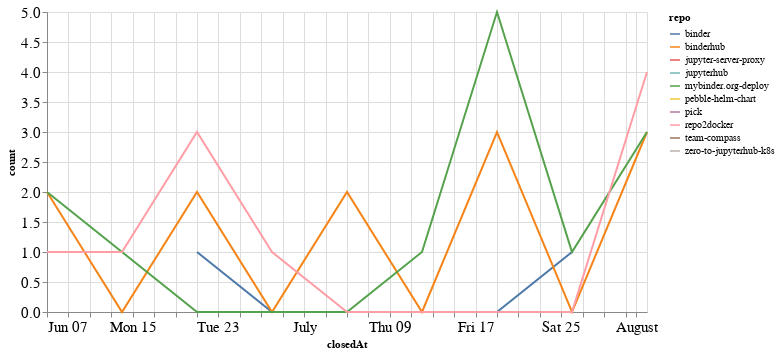

Source (notebook cell):
### Code cell
closed_by_time = closed_by.groupby('repo').resample('W', on='closedAt').count()['author'].reset_index()
closed_by_time = closed_by_time.rename(columns={'author': 'count'})

alt.Chart(closed_by_time, width=600).mark_line().encode(
    x='closedAt',
    y='count',
    color='repo',
    tooltip="repo"
)

### Figure 1 — Vega-Lite specification as saved in the notebook (floating-point values rounded to 4 significant figures)
{"config": {"axisLeft": {"labelFontSize": 15}, "axisBottom": {"labelFontSize": 15}}, "data": {"name": "data-cfec68ab302e210654cb4c64d70aa692"}, "mark": "line", "encoding": {"color": {"type": "nominal", "field": "repo"}, "tooltip": {"type": "nominal", "field": "repo"}, "x": {"type": "temporal", "field": "closedAt"}, "y": {"type": "quantitative", "field": "count"}}, "width": 600, "$schema": "https://vega.github.io/schema/vega-lite/v4.8.1.json", "datasets": {"data-cfec68ab302e210654cb4c64d70aa692": [{"repo": "binder", "closedAt": "2020-06-21T00:00:00", "count": 1}, {"repo": "binder", "closedAt": "2020-06-28T00:00:00", "count": 0}, {"repo": "binder", "closedAt": "2020-07-05T00:00:00", "count": 0}, {"repo": "binder", "closedAt": "2020-07-12T00:00:00", "count": 0}, {"repo": "binder", "closedAt": "2020-07-19T00:00:00", "count": 0}, {"repo": "binder", "closedAt": "2020-07-26T00:00:00", "count": 1}, {"repo": "binderhub", "closedAt": "2020-06-07T00:00:00", "count": 2}, {"repo": "binderhub", "closedAt": "2020-06-14T00:00:00", "count": 0}, {"repo": "binderhub", "closedAt": "2020-06-21T00:00:00", "count": 2}, {"repo": "binderhub", "closedAt": "2020-06-28T00:00:00", "count": 0}, {"repo": "binderhub", "closedAt": "2020-07-05T00:00:00", "count": 2}, {"repo": "binderhub", "closedAt": "2020-07-12T00:00:00", "count": 0}, {"repo": "binderhub", "closedAt": "2020-07-19T00:00:00", "count": 3}, {"repo": "binderhub", "closedAt": "2020-07-26T00:00:00", "count": 0}, {"repo": "binderhub", "closedAt": "2020-08-02T00:00:00", "count": 3}, {"repo": "jupyter-server-proxy", "closedAt": "2020-06-14T00:00:00", "count": 1}, {"repo": "jupyterhub", "closedAt": "2020-06-07T00:00:00", "count": 1}, {"repo": "mybinder.org-deploy", "closedAt": "2020-06-07T00:00:00", "count": 2}, {"repo": "mybinder.org-deploy", "closedAt": "2020-06-14T00:00:00", "count": 1}, {"repo": "mybinder.org-deploy", "closedAt": "2020-06-21T00:00:00", "count": 0}, {"repo": "mybinder.org-deploy", "closedAt": "2020-06-28T00:00:00", "count": 0}, {"repo": "mybinder.org-deploy", "closedAt": "2020-07-05T00:00:00", "count": 0}, {"repo": "mybinder.org-deploy", "closedAt": "2020-07-12T00:00:00", "count": 1}, {"repo": "mybinder.org-deploy", "closedAt": "2020-07-19T00:00:00", "count": 5}, {"repo": "mybinder.org-deploy", "closedAt": "2020-07-26T00:00:00", "count": 1}, {"repo": "mybinder.org-deploy", "closedAt": "2020-08-02T00:00:00", "count": 3}, {"repo": "pebble-helm-chart", "closedAt": "2020-06-07T00:00:00", "count": 1}, {"repo": "pick", "closedAt": "2020-06-14T00:00:00", "count": 1}, {"repo": "repo2docker", "closedAt": "2020-06-07T00:00:00", "count": 1}, {"repo": "repo2docker", "closedAt": "2020-06-14T00:00:00", "count": 1}, {"repo": "repo2docker", "closedAt": "2020-06-21T00:00:00", "count": 3}, {"repo": "repo2docker", "closedAt": "2020-06-28T00:00:00", "count": 1}, {"repo": "repo2docker", "closedAt": "2020-07-05T00:00:00", "count": 0}, {"repo": "repo2docker", "closedAt": "2020-07-12T00:00:00", "count": 0}, {"repo": "repo2docker", "closedAt": "2020-07-19T00:00:00", "count": 0}, {"repo": "repo2docker", "closedAt": "2020-07-26T00:00:00", "count": 0}, {"repo": "repo2docker", "closedAt": "2020-08-02T00:00:00", "count": 4}, {"repo": "team-compass", "closedAt": "2020-06-28T00:00:00", "count": 1}, {"repo": "zero-to-jupyterhub-k8s", "closedAt": "2020-07-26T00:00:00", "count": 1}]}}
